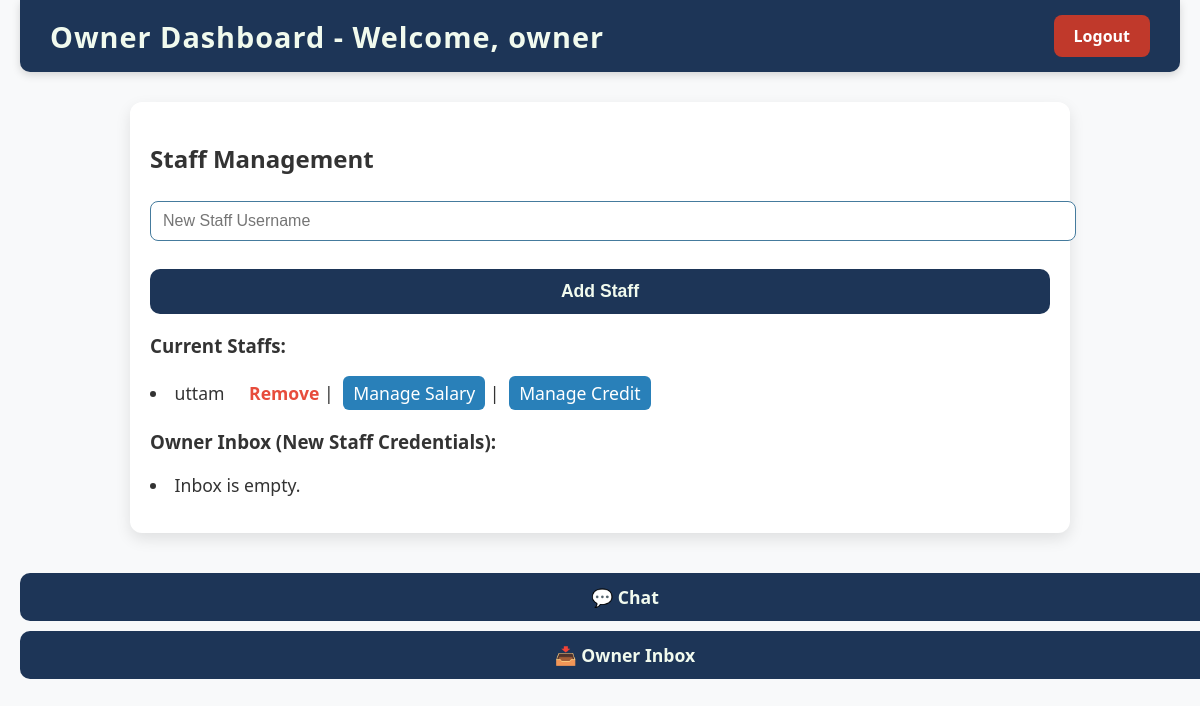
Page /owner/dashboard (signed in) on the earlier database version.
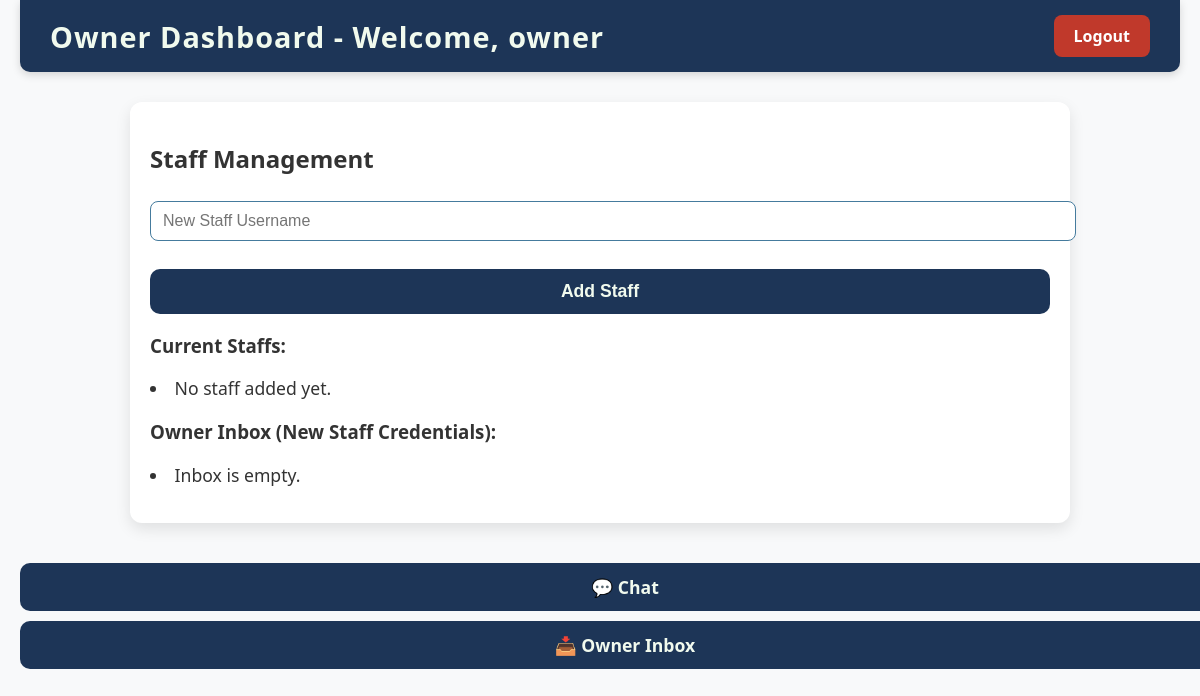
Same page on the later database version.
### models.py (models this page shows, shortened)
class User(db.Model):
    __tablename__ = 'user'  # Explicit table name to match foreign keys
    id = db.Column(db.Integer, primary_key=True)
    username = db.Column(db.String(50), unique=True, nullable=False)
    password_hash = db.Column(db.String(128), nullable=False)
    role = db.Column(db.String(10), nullable=False)  # 'owner' or 'staff'
    salary = db.Column(db.Integer, default=0)
    credit_taken = db.Column(db.Float, default=0.0)  # total credit taken by staff
    @property
    def password(self):
        raise AttributeError("Password is not readable.")

### app.py (the view)
@app.route('/owner/dashboard')
def owner_dashboard():
    if session.get('role') != 'owner':
        flash('Access denied.', 'danger')
        return redirect(url_for('login'))
    staffs = User.query.filter_by(role='staff').all()
    return render_template('owner_dashboard.html', username=session.get('username'), staffs=staffs)

### templates/owner_dashboard.html (shortened to what this page needs)
<!DOCTYPE html>
<html lang="en">
<head>
  <link rel="stylesheet" href="{{ url_for('static', filename='css/style.css') }}">
</head>
<body>
  <header>
    <h1>Owner Dashboard - Welcome, {{ username }}</h1>
    <a href="{{ url_for('logout') }}" class="logout-btn">Logout</a>
  </header>
  <section class="dashboard-section">
    <h2>Staff Management</h2>
    <form action="{{ url_for('add_staff') }}" method="POST" class="add-staff-form">
      <input type="text" name="staff_username" placeholder="New Staff Username" required autocomplete="off">
      <button type="submit" class="btn">Add Staff</button>
    </form>
    <h3>Current Staffs:</h3>
    <ul>
      {% for staff in staffs %}
      <li>
        {{ staff.username }}
        <a href="{{ url_for('remove_staff', staff_id=staff.id) }}" class="remove-link">Remove</a>
        | <a href="{{ url_for('manage_salary', staff_id=staff.id) }}" class="small-btn">Manage Salary</a>
        | <a href="{{ url_for('manage_credit', staff_id=staff.id) }}" class="small-btn">Manage Credit</a>
      </li>
      {% else %}
      <li>No staff added yet.</li>
      {% endfor %}
    </ul>
    <h3>Owner Inbox (New Staff Credentials):</h3>
    <ul>
      {% for message in inbox %}
      <li>{{ message }}</li>
      {% else %}
      <li>Inbox is empty.</li>
      {% endfor %}
    </ul>
  </section>
  <a href="{{ url_for('chat') }}" class="btn">💬 Chat</a>
  <a href="{{ url_for('owner_inbox') }}" class="btn">📥 Owner Inbox</a>
</body>
</html>

Differences in the rows shown:
removed User: username "uttam"
Other differences:
text now shown: "No staff added yet."
